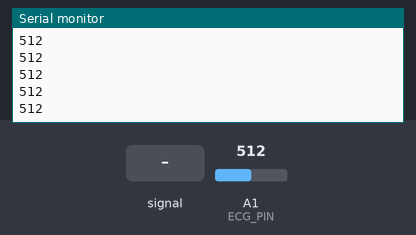
Bench run of a sketch on a simulated Arduino Uno, built with avr-gcc and run on an emulated ATmega328P. On the bench: the last lines printed to the serial monitor. Inputs (shaded band) come from the test bench; at power-on: A1 (ECG_PIN) = 512.

Above: at 1.2 s.
1.3 s: A1 (ECG_PIN) fed a 200 Hz sine of ±81 counts around its level
At 1.9 s:
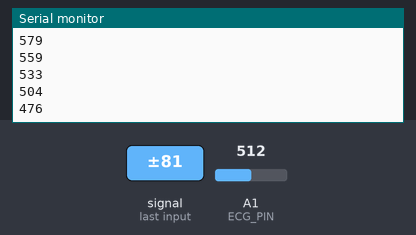
2.8 s: A1 (ECG_PIN) set to 716
At 3.7 s:
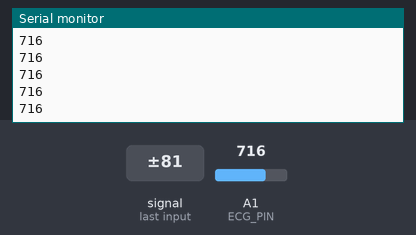
4.3 s: A1 (ECG_PIN) fed a 1000 Hz sine of ±255 counts around its level
5.8 s: A1 (ECG_PIN) set to 1023
At 6.3 s:
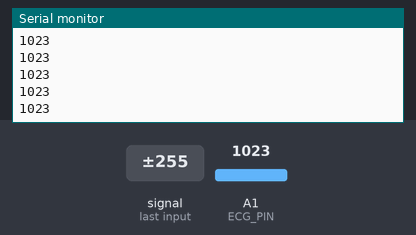
Timing chart, 0 to 8.3 s (numbered marks = the images above; inputs shaded):
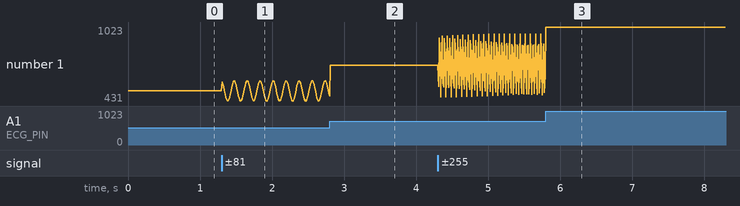

The sketch:

ecg-arduino-source.ino
```cpp
// This Arduino code has been written by Univeristy Of Cincinnati Student Hamza Al Halabi [Alhalaha] for use in Circuits BME2081C for Summer of 2026
// This code runs in parallel with Processing to create visual outputs including audio, light, and graphic representation
// Enjoy!

// FILENAME: Alhalaha_ECG_Monitor.ino
// Based on EXAMPLE02_Sample.ino (Orlando S. Hoilett, Ph.D.)
// Reads ECG analog input from Ninetales board and transmits values over Serial to Processing for real-time visualization & beat detection.


// ECG Channel Pin (A2 is default for EXG/ECG on Ninetales, A1 can also be used)
const int ECG_PIN = A1;

void setup() {
  // Initialize serial communication at 9600 baud for smooth plotting
  Serial.begin(9600);
}

void loop() {
  // Read the analog signal from Ninetales (0 to 1023)
  int ecgSignal = analogRead(ECG_PIN);

  // Send raw value over Serial
  Serial.println(ecgSignal);

  // 10ms delay gives ~100 Hz sampling rate, ideal for ECG capture
  delay(10);
}
```

Measured:
- after the input at 1.3 s, the serial monitor: prints a new line at once (image 1)
- plotted number 1: 512 → 468 after the input at 1.3 s
